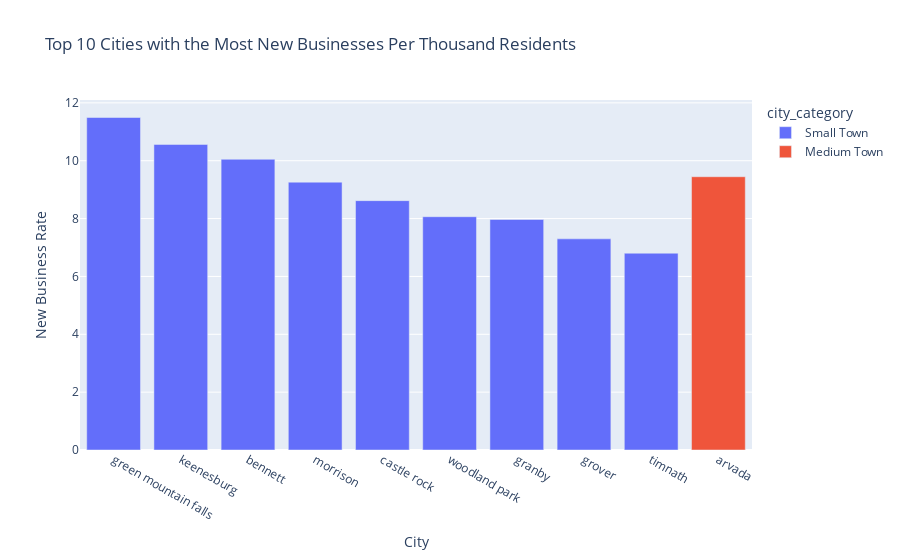

Write notebook code for a chart like this one.
### Code cell
# Create a bar graph of the cities with the most new businesses
fig = px.bar(merged_df.head(10), x='city', y='biz_per_thousand', 
             title='Top 10 Cities with the Most New Businesses Per Thousand Residents',
             color='city_category',
             labels={'city': 'City', 'biz_per_thousand': 'New Business Rate', 'count': 'Number of New Businesses'},)
fig.show()

### Figure 1 — Plotly figure (JSON) as saved in the notebook; plotly's stock layout.template omitted (floating-point values rounded to 4 significant figures)
{"data": [{"alignmentgroup": "True", "hovertemplate": "city_category=Small Town<br>City=%{x}<br>New Business Rate=%{y}<extra></extra>", "legendgroup": "Small Town", "marker": {"color": "#636efa", "pattern": {"shape": ""}}, "name": "Small Town", "offsetgroup": "Small Town", "orientation": "v", "showlegend": true, "textposition": "auto", "type": "bar", "x": ["green mountain falls", "keenesburg", "bennett", "morrison", "castle rock", "woodland park", "granby", "grover", "timnath"], "xaxis": "x", "y": [11.49, 10.56, 10.05, 9.259, 8.621, 8.065, 7.968, 7.299, 6.803], "yaxis": "y"}, {"alignmentgroup": "True", "hovertemplate": "city_category=Medium Town<br>City=%{x}<br>New Business Rate=%{y}<extra></extra>", "legendgroup": "Medium Town", "marker": {"color": "#EF553B", "pattern": {"shape": ""}}, "name": "Medium Town", "offsetgroup": "Medium Town", "orientation": "v", "showlegend": true, "textposition": "auto", "type": "bar", "x": ["arvada"], "xaxis": "x", "y": [9.447], "yaxis": "y"}], "layout": {"barmode": "relative", "legend": {"title": {"text": "city_category"}, "tracegroupgap": 0}, "title": {"text": "Top 10 Cities with the Most New Businesses Per Thousand Residents"}, "xaxis": {"anchor": "y", "domain": [0, 1], "title": {"text": "City"}}, "yaxis": {"anchor": "x", "domain": [0, 1], "title": {"text": "New Business Rate"}}}}
